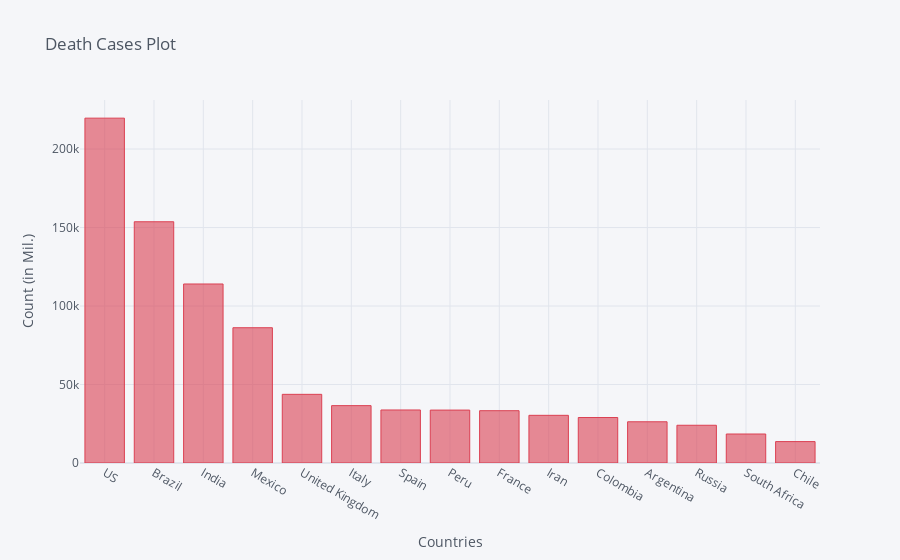

Notebook code cell kept with this figure:
### Code cell
death_df2_plot.iplot(kind='bar', x='Country/Region', y='10/18/20',color='red',
                    title='Death Cases Plot',xTitle='Countries',yTitle='Count (in Mil.)')

### Figure 1 — Plotly figure (JSON) as saved in the notebook; plotly's stock layout.template omitted (floating-point values rounded to 4 significant figures)
{"data": [{"marker": {"color": "rgba(219, 64, 82, 0.6)", "line": {"color": "rgba(219, 64, 82, 1.0)", "width": 1}}, "name": "10/18/20", "orientation": "v", "text": "", "type": "bar", "x": ["US", "Brazil", "India", "Mexico", "United Kingdom", "Italy", "Spain", "Peru", "France", "Iran", "Colombia", "Argentina", "Russia", "South Africa", "Chile"], "y": [219674, 153675, 114031, 86167, 43736, 36543, 33775, 33702, 33325, 30375, 28970, 26267, 24039, 18471, 13635]}], "layout": {"legend": {"bgcolor": "#F5F6F9", "font": {"color": "#4D5663"}}, "paper_bgcolor": "#F5F6F9", "plot_bgcolor": "#F5F6F9", "title": {"font": {"color": "#4D5663"}, "text": "Death Cases Plot"}, "xaxis": {"gridcolor": "#E1E5ED", "showgrid": true, "tickfont": {"color": "#4D5663"}, "title": {"font": {"color": "#4D5663"}, "text": "Countries"}, "zerolinecolor": "#E1E5ED"}, "yaxis": {"gridcolor": "#E1E5ED", "showgrid": true, "tickfont": {"color": "#4D5663"}, "title": {"font": {"color": "#4D5663"}, "text": "Count (in Mil.)"}, "zerolinecolor": "#E1E5ED"}}}
